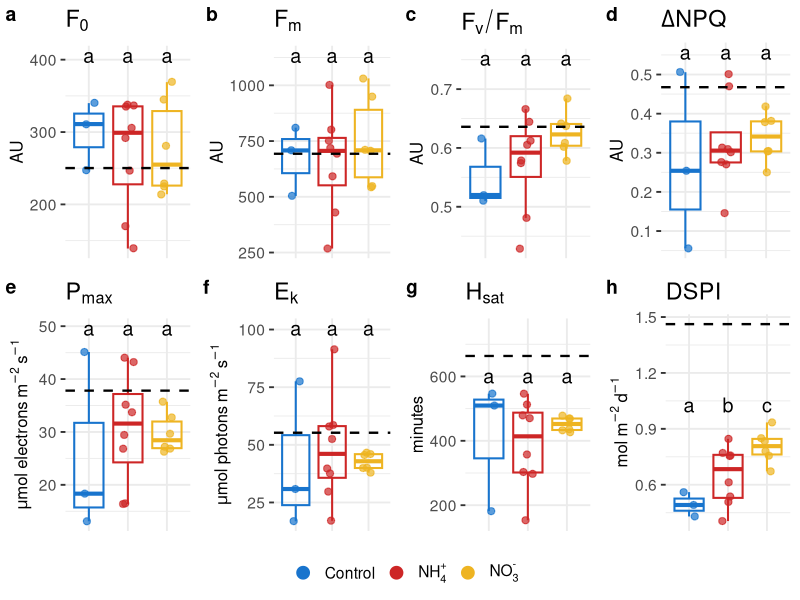

Recreate this plot in R.
library(dplyr)
library(ggplot2)
library(lme4)
library(lmerTest)
library(emmeans)
library(multcomp)
library(cowplot)
library(multcompView)

# ==========================================
# Endpoint photosynthesis analysis (R100)
# ==========================================
setwd("C:/R_projects/src/photosynthesis")
# ------------------------------
# 1. Load and prepare data
# ------------------------------
photo_all <- read.csv("data/input/rlc_data.csv") %>%
  mutate(
    tp2 = as.character(tp2),
    tp2 = trimws(tp2),
    Treatment = factor(trt2, levels = c("CTL", "NH4", "NO3")),
    genotype = factor(genotype),
    dspi_pmax = dspi_pmax / 1e6,
    F0 = as.numeric(F0),
    Fm = as.numeric(Fm)
  )
photo <- photo_all %>%
  filter(
    phase == "recovery",
    trt2 %in% c("CTL", "NH4", "NO3")
  )

# ------------------------------
# 2. Metric setup
# ------------------------------
metrics <- c("F0", "Fm", "QuanYield", "deltaNPQ", "pmax", "ek_est", "hsat", "dspi_pmax")

metric_names <- list(
  F0 = expression(F[0]),
  Fm = expression(F[m]),
  QuanYield = expression(F[v] / F[m]),
  deltaNPQ = expression(Delta * NPQ),
  pmax = expression(P[max]),
  ek_est = expression(E[k]),
  hsat = expression(H[sat]),
  dspi_pmax = expression(DSPI)
)
metric_units <- list(
  F0 = "AU",
  Fm = "AU",
  QuanYield = "AU",
  deltaNPQ = "AU",
  pmax = expression(mu * mol ~ electrons ~ m^{-2} ~ s^{-1}),
  ek_est = expression(mu * mol ~ photons ~ m^{-2} ~ s^{-1}),
  hsat = "minutes",
  dspi_pmax = expression(mol ~ m^{-2} ~ d^{-1})
)
trt_cols <- c(
  "CTL" = "dodgerblue3",
  "NH4" = "firebrick3",
  "NO3" = "goldenrod2"
)
# ------------------------------
# 3. Legend
# ------------------------------
legend_plot <- ggplot(
  photo %>% filter(tp2 == "100"),
  aes(x = Treatment, y = as.numeric(pmax), color = Treatment)
) +
  geom_point(size = 3) +
  scale_color_manual(
    values = trt_cols,
    labels = c("Control", expression(NH[4]^"+"), expression(NO[3]^"-")),
    name = ""
  ) +
  guides(color = guide_legend(override.aes = list(size = 4))) +
  theme_minimal(base_size = 14) +
  theme(legend.position = "bottom")

g <- ggplotGrob(legend_plot)
legend_index <- which(sapply(g$grobs, function(x) x$name) == "guide-box")
legend_grob <- g$grobs[[legend_index]]

# ------------------------------
# 4. Loop through metrics
# ------------------------------
plots_day100_nox <- list()

for (m in metrics) {
  
  rec_m <- photo %>%
    mutate(value = as.numeric(.data[[m]]))
  
  end_100 <- rec_m %>%
    filter(tp2 == "100" & !is.na(value))
  
  if (nrow(end_100) == 0) next
  
  # --------------------------
  # Model
  # --------------------------
  fit <- lmer(
    value ~ Treatment + (1 | genotype),
    data = end_100,
    control = lmerControl(optimizer = "bobyqa")
  )
  
  # --------------------------
  # Post-hoc letters
  # Keep your original a,b,c style
  # --------------------------
  emm <- multcomp::cld(emmeans(fit, ~ Treatment), adjust = "holm")
  
  posthoc_letters <- emm %>%
    as.data.frame() %>%
    dplyr::select(Treatment, .group) %>%
    mutate(.group = trimws(.group)) %>%
    distinct() %>%
    mutate(group_letter = tolower(letters[match(.group, unique(.group))]))
  
  y_max <- max(end_100$value, na.rm = TRUE) * 1.1
  
  summary_pos <- data.frame(
    Treatment = levels(end_100$Treatment),
    y_pos = y_max
  ) %>%
    left_join(posthoc_letters, by = "Treatment")
  
  # --------------------------
  # Print model output
  # --------------------------
  cat("\n==============================\n")
  cat("### Metric:", m, "###\n")
  cat("==============================\n")
  
  cat("\n--- LMM Summary ---\n")
  print(summary(fit))
  
  cat("\n--- Estimated Marginal Means ---\n")
  print(emmeans(fit, ~ Treatment))
  
  cat("\n--- Pairwise Comparisons (Holm Adjusted) ---\n")
  print(pairs(emmeans(fit, ~ Treatment), adjust = "holm"))
  
  cat("\n--- Post-hoc Group Letters ---\n")
  print(emm)
  
  # --------------------------
  # Pre-bleaching baseline mean
  # --------------------------
  rec_all_m <- photo_all %>%
    mutate(value = as.numeric(.data[[m]]))
  
  mean_i <- rec_all_m %>%
    filter(tp2 == "i" & !is.na(value)) %>%
    summarise(mean_value = mean(value, na.rm = TRUE)) %>%
    pull(mean_value)
  
  # --------------------------
  # Plot
  # --------------------------
  p_box_nox <- ggplot(end_100, aes(x = Treatment, y = value, color = Treatment)) +
    geom_boxplot(fill = NA, linewidth = 0.7, outlier.shape = NA) +
    geom_jitter(
      aes(fill = Treatment),
      width = 0.15,
      shape = 21,
      size = 2,
      alpha = 0.7,
      stroke = 0.6
    )
  
  if (!is.na(mean_i)) {
    p_box_nox <- p_box_nox +
      geom_hline(
        yintercept = mean_i,
        linetype = "dashed",
        color = "black",
        linewidth = 0.8
      )
  }
  
  p_box_nox <- p_box_nox +
    geom_text(
      data = summary_pos,
      aes(x = Treatment, y = y_pos, label = group_letter),
      inherit.aes = FALSE,
      size = 5,
      color = "black"
    ) +
    labs(
      title = metric_names[[m]],
      y = metric_units[[m]],
      x = ""
    ) +
    scale_color_manual(
      values = trt_cols
    ) +
    scale_fill_manual(
      values = trt_cols
    ) +
    scale_x_discrete(
      labels = c(
        "CTL" = "Control",
        "NH4" = expression(NH[4]^"+"),
        "NO3" = expression(NO[3]^"-")
      )
    ) +
    theme_bw(base_size = 14) +
    theme(
      legend.position = "none",
      panel.border = element_blank(),
      axis.title.x = element_blank(),
      axis.text.x = element_blank(),
      axis.ticks.x = element_blank(),
      axis.title.y = element_text(size = 12)
    )
  
  if (m == "hsat") {
    p_box_nox <- p_box_nox + coord_cartesian(ylim = c(150, 750))
  }
  
  plots_day100_nox[[m]] <- p_box_nox
}

# ------------------------------
# 5. Combine figure
# ------------------------------
figure_combined_nox <- plot_grid(
  plot_grid(plotlist = plots_day100_nox, ncol = 4, labels = "auto"),
  legend_grob,
  ncol = 1,
  rel_heights = c(1, 0.1)
)
print(figure_combined_nox)
